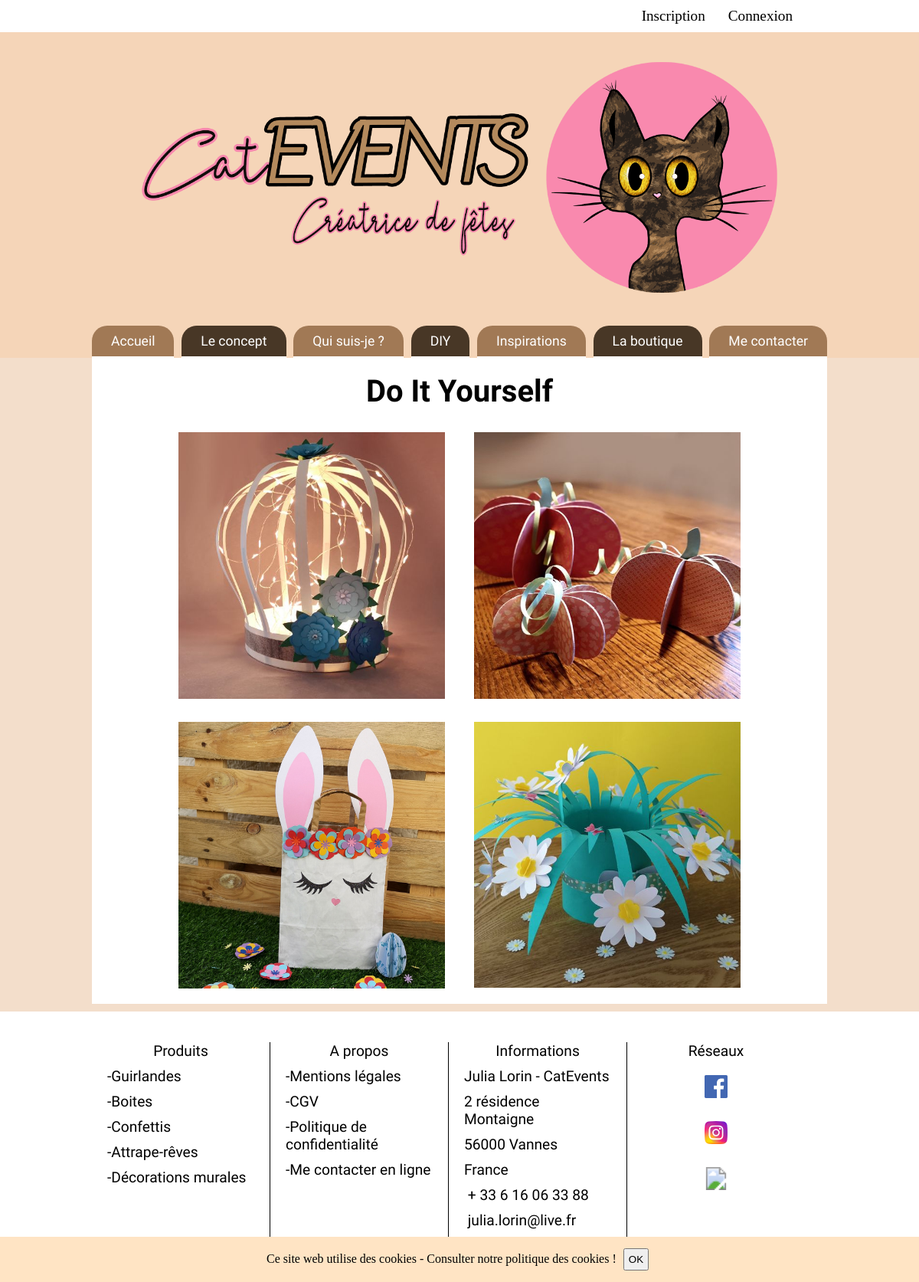
The app's page /DIY with its own data.
### tables this page shows
CREATE TABLE IF NOT EXISTS `articles` (
  `id` int(11) unsigned NOT NULL AUTO_INCREMENT,
  `title` varchar(50) NOT NULL,
  `title_desc` varchar(50) NOT NULL,
  `extract` varchar(200) NOT NULL,
  `content` longtext NOT NULL,
  `image` varchar(255) NOT NULL,
  `image_pres` varchar(255) NOT NULL,
  `alt` varchar(100) NOT NULL,
  `created_at` timestamp NULL DEFAULT NULL,
  PRIMARY KEY (`id`)
);

### app/controllers/ControllerFront.php (called while the page is built, shortened)
<?php
class ControllerFront
{
    function diyFront(){
        $diyFront = new \Projet\Models\DiyManager();
        $diy = $diyFront->diy();
        require 'app/Views/front/diy.php';
    }
}

### app/models/DiyManager.php (called while the page is built, shortened)
<?php
class DiyManager extends Manager
{
    public function diy(){
        $bdd = $this->dbConnect();
        $req = $bdd->prepare("SELECT id, title_desc, image_pres, alt FROM articles ORDER BY id DESC LIMIT 4 ");
        $req->execute(array());
        return $req;
    }
}

### app/views/front/diy.php (the view, shortened to what this page needs)
<?php
    include_once "app/Views/front/layouts/head.php";
    include_once "app/Views/front/layouts/header.php";
?>
<main class="container">
        <section class="diy">
            <h1 class="titre-diy font-titre">Do It Yourself</h1>
        <div class="diy">
        <?php while($article = $diy->fetch()) : ?>
        <article>
            <img src="<?= $article['image_pres'] ?>" alt="<?= $article['alt'] ?>">
        </article>
        <?php endwhile ?>
        </div>
    </section>
</main>
<?php
include_once 'app/Views/front/layouts/footer.php'
?>

### app/public/css/front/header.css (style rules this page uses)
body { background-color: rgb(243,222,203); }

### app/public/css/front/main_diy.css (style rules this page uses)
.diy { max-width: 773px; margin: 0 auto; display: flex; flex-wrap: wrap; justify-content: space-around; }
.titre-diy { text-align: center; font-size: 2.5rem; }
.diy article { width: 45%; position: relative; margin-top: 30px; }
.diy article img { width: 100%; }

### app/public/css/front/style.css (style rules this page uses)
* { margin: 0 0; padding: 0 0; }
.container { max-width: 960px; background-color: white; margin: 0 auto; padding: 20px 0; }
.font-titre { font-family: 'Baloo Chettan 2', cursive; }

### records on screen
articles: image_pres (picture)
articles: shows a picture
articles: shows a picture
articles: shows a picture
